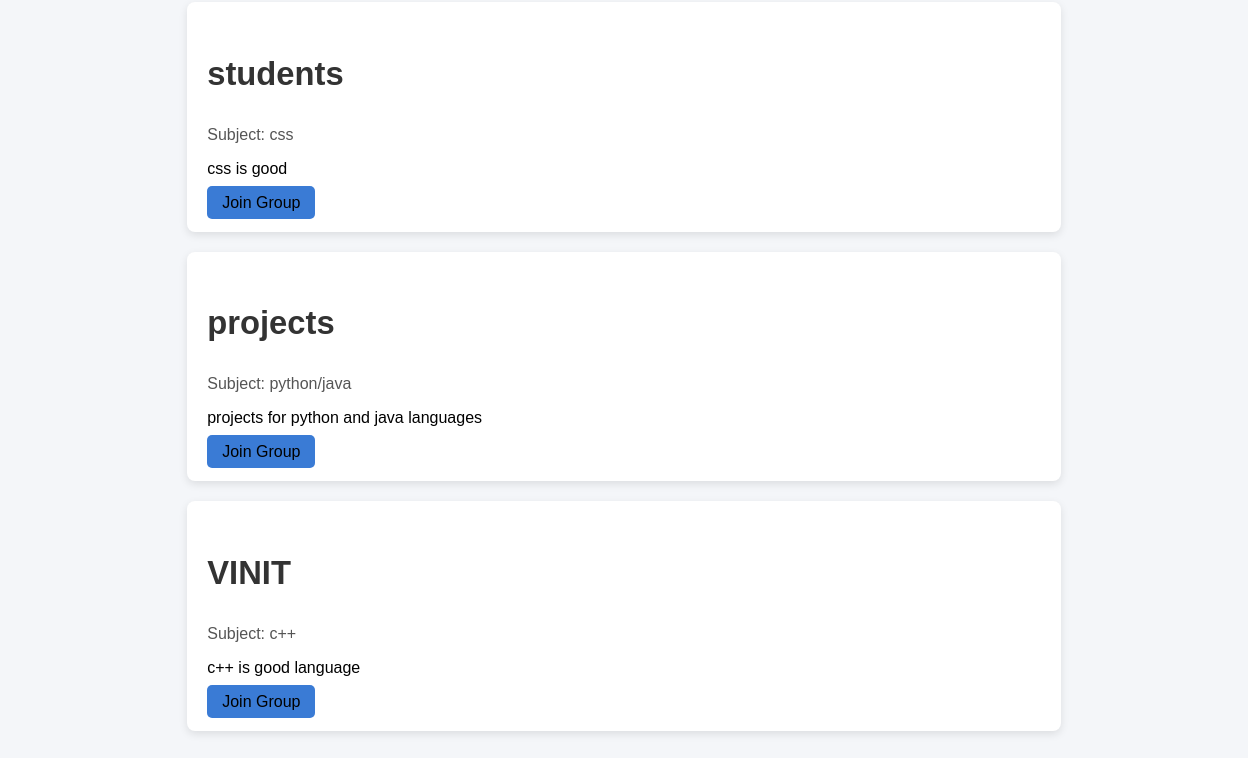
/groups/ (signed in, lower part), run on an earlier commit of the app's database.
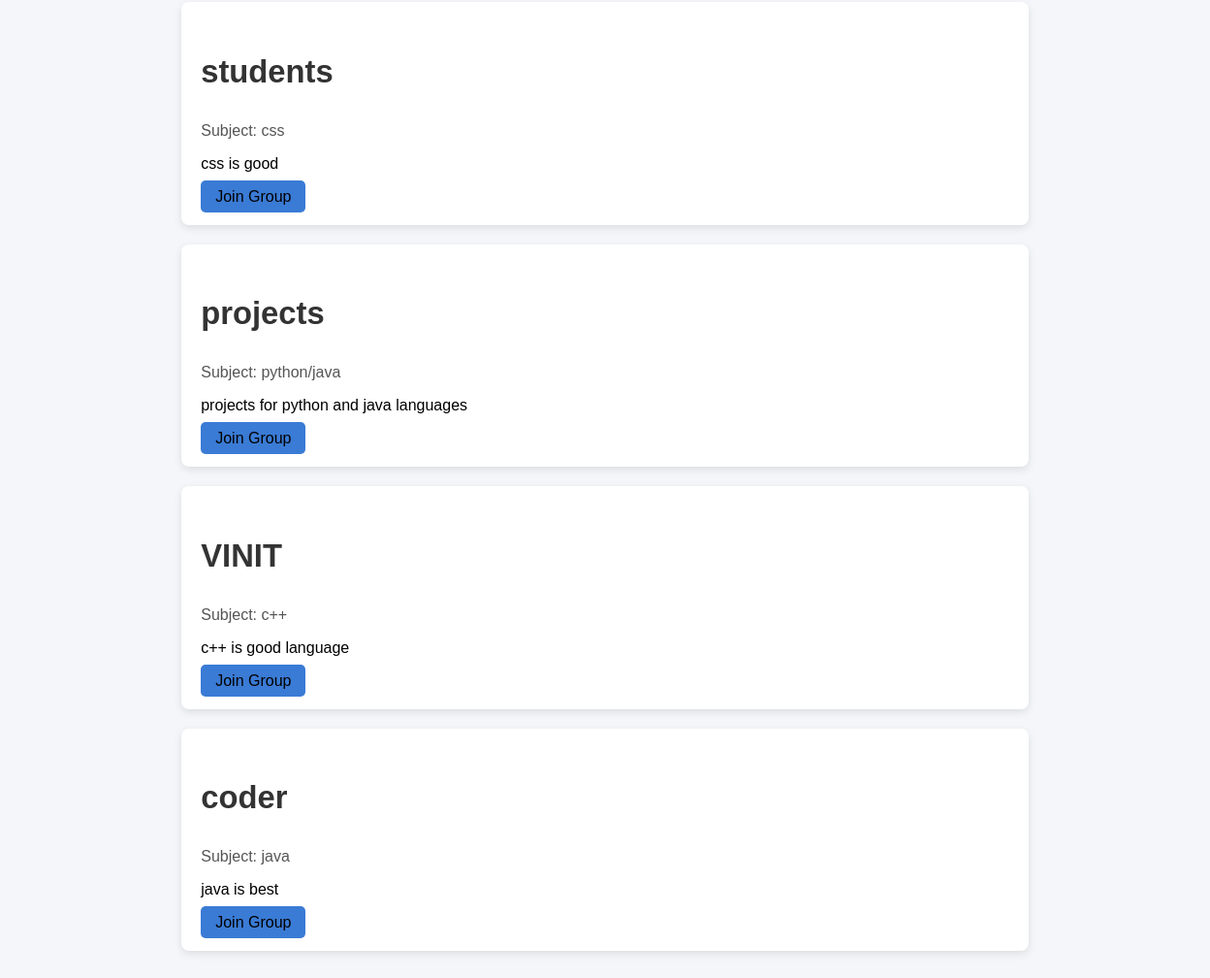
And on a later commit of the database.
### groups/models.py (models this page shows, shortened)
class Group(models.Model):
    name = models.CharField(max_length=100)
    subject = models.CharField(max_length=100)
    description = models.TextField()
    creator = models.ForeignKey(User, on_delete=models.CASCADE)
    members = models.ManyToManyField(User, related_name='study_groups')

### groups/views.py (the view)
# urls.py: path('', views.group_list, name='group_list'),
@login_required
def group_list(request):
    query = request.GET.get('q')
    if query:
        groups = Group.objects.filter(name__icontains=query)
    else:
        groups = Group.objects.all()
    context = {
        'groups': groups
    }
    return render(request, 'groups/group_list.html', context)

### groups/templates/groups/group_list.html (shortened to what this page needs)
{% load static %}
<!DOCTYPE html>
<html>
    <head>
        <link rel="stylesheet" href="{% static 'groups/css/groups.css' %}">
    </head>
    <body>
        <div class="group-container">
            {% for group in groups %}
            <div class="group-card">
                <div class="group-title">
                    <h3>
                    <a href="{% url 'group_detail' group.id %}">
                    {{ group.name }}
                    </a>
                    </h3>
                </div>
                <div class="group-subject">Subject: {{ group.subject }}</div>
                <p>{{ group.description }}</p>
                <a href="{% url 'join_group' group.id %}" class="join-btn">Join Group</a>
            </div>
            {% empty %}
            <p>No groups available.</p>
            {% endfor %}
        </div>
    </body>
</html>

What changed in the data, as far as the page shows it:
added Group: name "coder", subject "java", description "java is best"
